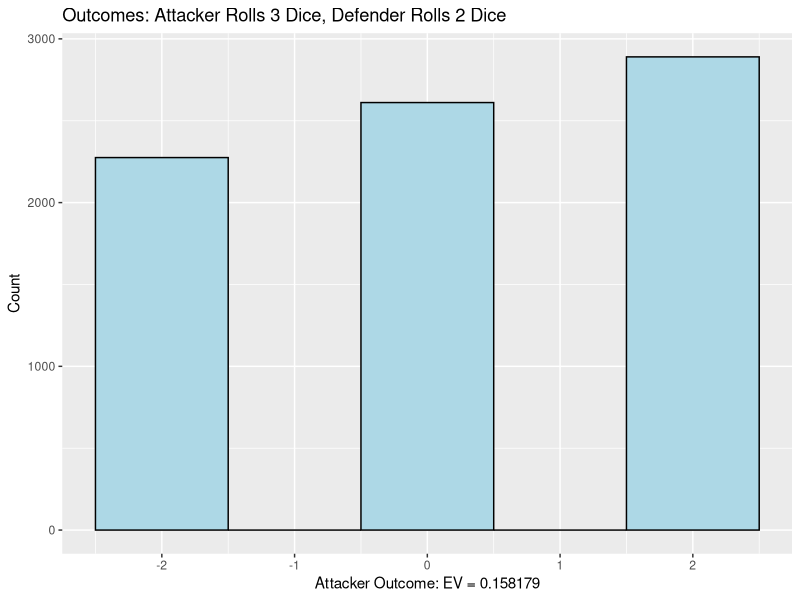

Generate this figure with R:

# install.packages("ggplot2")
library(ggplot2)

rolls <- expand.grid(1:6, 1:6, 1:6, 1:6, 1:6)

rolls$outcomes <- apply(rolls, 1, function(x) {
  att <- sort(x[1:3], decreasing = TRUE)
  def <- sort(x[4:5], decreasing = TRUE)
  return(ifelse(att[1] > def[1], 1, -1) + 
         ifelse(att[2] > def[2], 1, -1))
})

m <- mean(rolls$outcomes)

ggplot(data = rolls, aes(rolls$outcomes)) + 
  geom_histogram(binwidth = 1, boundary = -0.5, fill="lightblue", col = "black") +
  labs(title = "Outcomes: Attacker Rolls 3 Dice, Defender Rolls 2 Dice") +
  labs(x = sprintf("Attacker Outcome: EV = %f", m), y = "Count")
